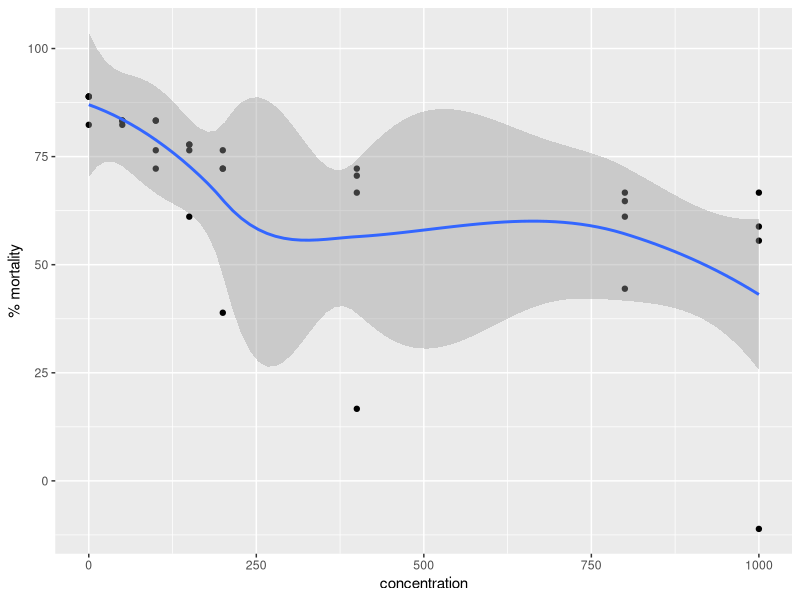
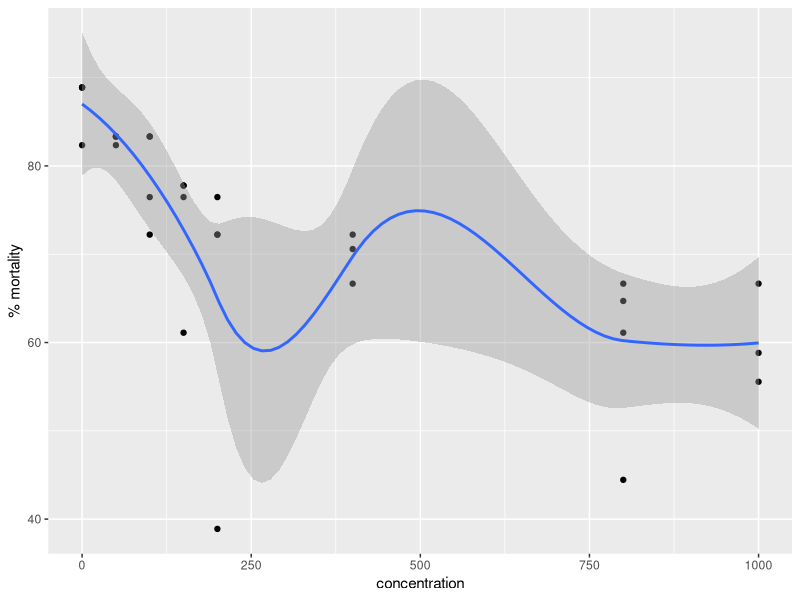

The R source for these figures, in order:
# load packages

library(readxl)
library(tidyverse)
library(stats)
library(dplyr)

# read data set

Brine_shrimp <- read_excel("Datasets/Brine shrimp.xlsx")
View(Brine_shrimp)
colnames(Brine_shrimp)

# filter data

df <- Brine_shrimp %>% filter(`% mortality`>25)
view(df)

# scatterplot

ggplot(Brine_shrimp, aes(x= concentration, y= `% mortality`)) + 
  geom_point() + geom_smooth()


ggplot(df, aes(x=concentration, y= `% mortality`)) + 
  geom_point() + geom_smooth()

# regression model

# linear model

Brine_shrimp_model1 = lm(`% mortality`~concentration, data = Brine_shrimp)
summary(Brine_shrimp_model1)

# for df
Brine_shrimp_model_df1 = lm(`% mortality`~concentration, data = df)
summary(Brine_shrimp_model_df1)


# quadratic model
Brine_shrimp$concentration2 <- Brine_shrimp$concentration*Brine_shrimp$concentration

Brine_shrimp_model2 <- lm(Brine_shrimp$`% mortality`~ Brine_shrimp$concentration + Brine_shrimp$concentration2)
summary(Brine_shrimp_model2)

# for df - this is the best model
df$concentration2 <-df$concentration*df$concentration

Brine_shrimp_model_df2 <- lm(df$`% mortality`~ df$concentration + df$concentration2)
summary(Brine_shrimp_model_df2)



# third order
Brine_shrimp$concentration3 <- Brine_shrimp$concentration*Brine_shrimp$concentration*Brine_shrimp$concentration

Brine_shrimp_model3 <- lm(Brine_shrimp$`% mortality`~ Brine_shrimp$concentration + Brine_shrimp$concentration2 + Brine_shrimp$concentration3)
summary(Brine_shrimp_model3)

# for df
df$concentration2 <- df$concentration*df$concentration

df$concentration3 <- df$concentration*df$concentration*df$concentration

Brine_shrimp_model_df3 <- lm(df$`% mortality`~ df$concentration + df$concentration2 + df$concentration3)
summary(Brine_shrimp_model_df3)
